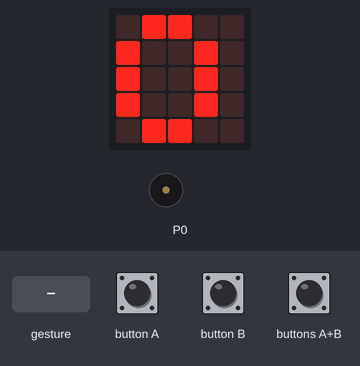
Bench run of a program on a simulated BBC micro:bit (MakeCode). Shown: the board's 5×5 LED display, buzzer (waves = sounding). Inputs (shaded band) come from the test bench. A tilt is held for 1.5 s and a shake lasts 1 s, then the board lies face up again.

Above: at 1.2 s.
1.3 s: gesture '8g'
At 2.0 s:
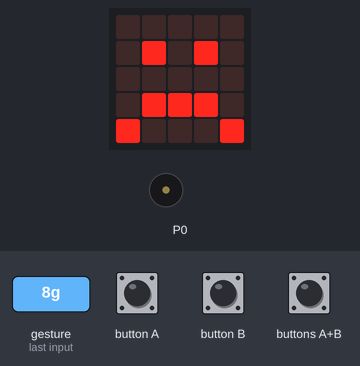
4.3 s: gesture 'shake'
At 6.1 s:
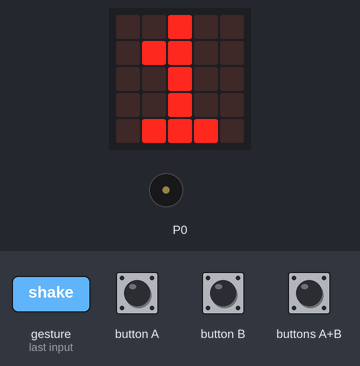
6.5 s: gesture '6g'
At 8.2 s:
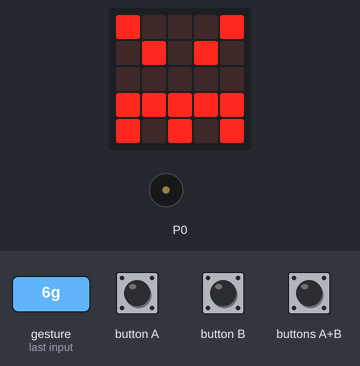
Timing chart, 0 to 9.7 s (numbered marks = the images above; inputs shaded):
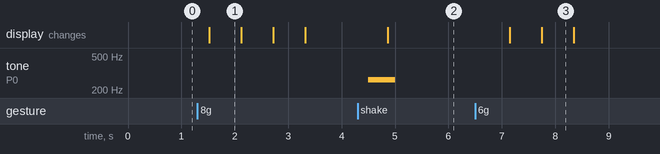

The program:

main.ts
```typescript
function byela () {
    basic.showIcon(IconNames.Skull)
}
input.onGesture(Gesture.ThreeG, function () {
    _1()
})
function _2 () {
    basic.showIcon(IconNames.Angry)
}
input.onGesture(Gesture.Shake, function () {
    colightshow += 1
    music.play(music.tonePlayable(262, music.beat(BeatFraction.Whole)), music.PlaybackMode.UntilDone)
})
input.onGesture(Gesture.SixG, function () {
    _2()
})
input.onButtonPressed(Button.AB, function () {
    colightshow = 0
})
input.onGesture(Gesture.EightG, function () {
    byela()
})
function bye () {
    if (colightshow > 3) {
        basic.showIcon(IconNames.Skull)
    } else {
        basic.showNumber(colightshow)
    }
}
function _1 () {
    basic.showIcon(IconNames.Sad)
}
let colightshow = 0
colightshow = 0
basic.forever(function () {
    bye()
})
```

test.ts
```typescript
// 在這裡測試；當此封包作為擴充功能時，將不會編譯此內容。
```

Measured:
- after the input at 1.3 s, the display: changes after 0.22 s (image 1)
- after the input at 4.3 s, tone on P0: silent → 262 Hz after 0.20 s, → silent 0.50 s later; the display: changes after 0.56 s (image 2)
- after the input at 6.5 s, the display: first changes after 0.65 s (image 3 shows a later state)
- what the display in image 1 shows lasts 0.6 s, from 1.5 s to 2.1 s
